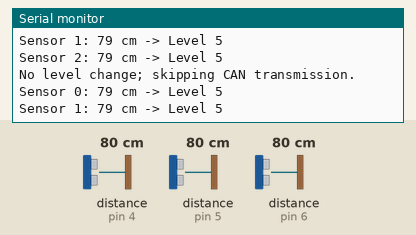
Simulated run of this sketch. Board: Arduino Uno, built with avr-gcc and run on an emulated ATmega328P. Shown: the last lines printed to the serial monitor. Wiring (inferred from the names in the program): 3 × ultrasonic range finder: trigger pin 4, echo pin 4 / trigger pin 5, echo pin 5 / trigger pin 6, echo pin 6. The test bench sets the inputs (shaded band); at power-on: distance to the obstacle (sensors on pin 4, pin 5, pin 6) 80 cm. The echo pulse lasts 58.3 µs per cm.

Above: at 1.2 s.
1.3 s: distance to the obstacle (sensor on pin 4) set to 18 cm
At 1.43 s:
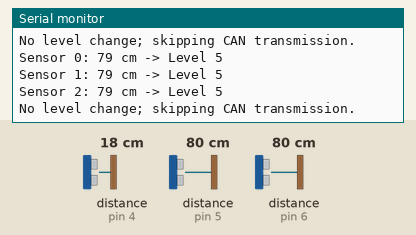
3.1 s: distance to the obstacle (sensor on pin 5) set to 18 cm
At 3.61 s:
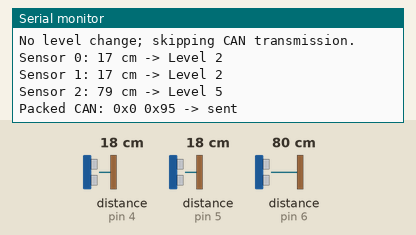
4.9 s: distance to the obstacle (sensor on pin 4) set to 250 cm
At 5.06 s:
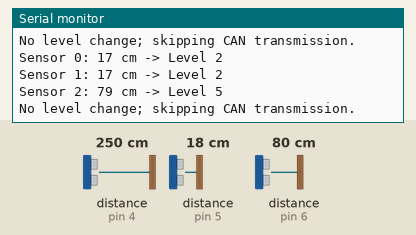
7.9 s: distance to the obstacle (sensor on pin 5) set to 23 cm
At 8.44 s:
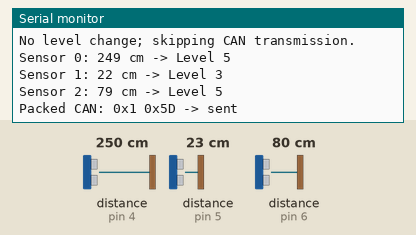
10.9 s: distance to the obstacle (sensor on pin 6) set to 18 cm
At 11.43 s:
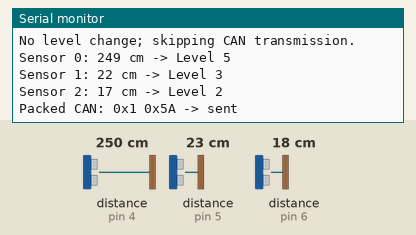
12.7 s: distance to the obstacle (sensor on pin 6) set to 35 cm
At 12.92 s:
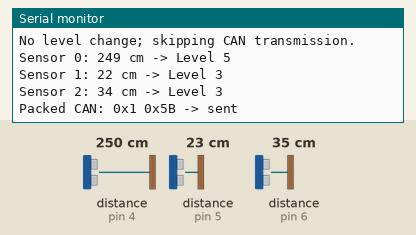
Timing chart, 0 to 15.2 s (numbered marks = the images above; inputs shaded):
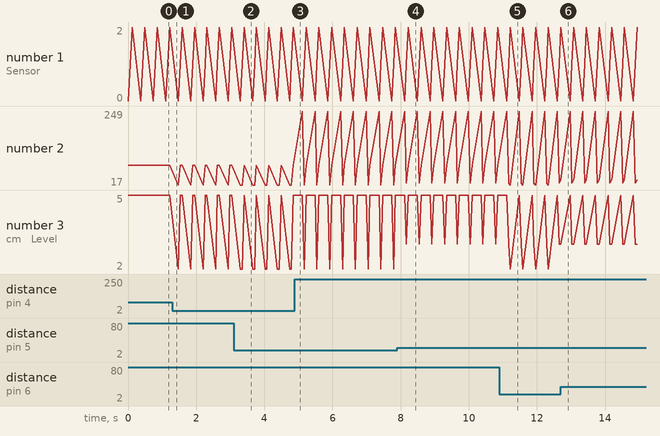

Measured:
- after the input at 3.1 s, the serial monitor: prints a new line after 0.25 s (image 2)
- after the input at 7.9 s, the serial monitor: prints a new line after 0.27 s (image 4)
- after the input at 10.9 s, the serial monitor: prints a new line after 0.32 s (image 5)
- after the input at 12.7 s, the serial monitor: prints a new line at once (image 6)
- plotted number 2: 22 → 34 after the input at 12.7 s

The sketch:

sender.ino
```cpp
/*
 * Project: Reverse Guidance System for Automobiles using CAN Protocol
 * File: sensor.ino
 * Author: Yash Daniel Ingle
 * Description:
 *   Sensor node for a reverse parking assistance system.
 *   Reads three ultrasonic sensors, converts measured distance
 *   into discrete proximity levels, packs the levels into a CAN frame,
 *   and transmits them to the display node.
 */

#include <SPI.h>
#include <mcp2515.h>

// -----------------------------
// Serial / CAN Configuration
// -----------------------------
constexpr uint32_t SERIAL_BAUDRATE = 115200;
constexpr uint8_t CAN_CS_PIN       = 10;
constexpr uint16_t CAN_FRAME_ID    = 0x100;

MCP2515 canController(CAN_CS_PIN);
struct can_frame txFrame;

// -----------------------------
// Sensor Configuration
// Using single-pin HC-SR04 style connection per sensor
// -----------------------------
constexpr uint8_t NUM_SENSORS = 3;
const uint8_t sensorPins[NUM_SENSORS] = {4, 5, 6};

// pulseIn timeout: 30 ms ~ 5 meters
constexpr unsigned long SENSOR_TIMEOUT_US = 30000UL;

// reading delay between sensors
constexpr uint16_t SENSOR_SETTLE_DELAY_MS = 50;
constexpr uint16_t MAIN_LOOP_DELAY_MS     = 200;

// invalid distance marker
constexpr uint16_t INVALID_DISTANCE_CM = 0xFFFF;

// -----------------------------
// Last known proximity levels
// -----------------------------
uint8_t lastLevels[NUM_SENSORS] = {0, 0, 0};

// -----------------------------
// Read ultrasonic distance
// Returns distance in cm or INVALID_DISTANCE_CM if invalid
// -----------------------------
uint16_t readDistanceCm(uint8_t pin) {
  pinMode(pin, OUTPUT);
  digitalWrite(pin, LOW);
  delayMicroseconds(2);

  digitalWrite(pin, HIGH);
  delayMicroseconds(10);
  digitalWrite(pin, LOW);

  pinMode(pin, INPUT);
  unsigned long duration = pulseIn(pin, HIGH, SENSOR_TIMEOUT_US);

  if (duration == 0) {
    return INVALID_DISTANCE_CM;
  }

  float distanceCm = (duration * 0.0343f) / 2.0f;
  return static_cast<uint16_t>(distanceCm);
}

// -----------------------------
// Map distance to proximity level
// 0 = invalid / no data
// 1 = very close
// 5 = far
// -----------------------------
uint8_t distanceToLevel(uint16_t distanceCm) {
  if (distanceCm == INVALID_DISTANCE_CM) return 0;
  if (distanceCm > 50) return 5;
  if (distanceCm > 35) return 4;
  if (distanceCm > 20) return 3;
  if (distanceCm > 10) return 2;
  return 1;
}

// -----------------------------
// Pack 3 levels (3 bits each) into 2 bytes
// [ sensor0(3 bits) | sensor1(3 bits) | sensor2(3 bits) ]
// -----------------------------
uint16_t packLevels(const uint8_t levels[NUM_SENSORS]) {
  return ((levels[0] & 0x07) << 6) |
         ((levels[1] & 0x07) << 3) |
          (levels[2] & 0x07);
}

// -----------------------------
// Check if readings changed
// -----------------------------
bool levelsChanged(const uint8_t currentLevels[NUM_SENSORS],
                   const uint8_t previousLevels[NUM_SENSORS]) {
  for (uint8_t i = 0; i < NUM_SENSORS; ++i) {
    if (currentLevels[i] != previousLevels[i]) {
      return true;
    }
  }
  return false;
}

// -----------------------------
// Copy levels
// -----------------------------
void copyLevels(uint8_t dst[NUM_SENSORS], const uint8_t src[NUM_SENSORS]) {
  for (uint8_t i = 0; i < NUM_SENSORS; ++i) {
    dst[i] = src[i];
  }
}

// -----------------------------
// Send levels over CAN
// -----------------------------
void sendLevelsOverCan(const uint8_t levels[NUM_SENSORS]) {
  uint16_t packed = packLevels(levels);

  txFrame.can_id  = CAN_FRAME_ID;
  txFrame.can_dlc = 2;
  txFrame.data[0] = highByte(packed);
  txFrame.data[1] = lowByte(packed);

  MCP2515::ERROR result = canController.sendMessage(&txFrame);

  Serial.print(F("Packed CAN: 0x"));
  Serial.print(txFrame.data[0], HEX);
  Serial.print(F(" 0x"));
  Serial.print(txFrame.data[1], HEX);
  Serial.print(F(" -> "));

  if (result == MCP2515::ERROR_OK) {
    Serial.println(F("sent"));
  } else {
    Serial.println(F("send failed"));
  }
}

// -----------------------------
// Setup
// -----------------------------
void setup() {
  Serial.begin(SERIAL_BAUDRATE);

  canController.reset();
  canController.setBitrate(CAN_125KBPS);
  canController.setNormalMode();

  for (uint8_t i = 0; i < NUM_SENSORS; ++i) {
    pinMode(sensorPins[i], OUTPUT);
    digitalWrite(sensorPins[i], LOW);
  }

  Serial.println(F("Sensor node initialized."));
}

// -----------------------------
// Main Loop
// -----------------------------
void loop() {
  uint8_t currentLevels[NUM_SENSORS] = {0, 0, 0};

  for (uint8_t i = 0; i < NUM_SENSORS; ++i) {
    uint16_t distanceCm = readDistanceCm(sensorPins[i]);
    currentLevels[i] = distanceToLevel(distanceCm);

    Serial.print(F("Sensor "));
    Serial.print(i);
    Serial.print(F(": "));

    if (distanceCm == INVALID_DISTANCE_CM) {
      Serial.print(F("Invalid"));
    } else {
      Serial.print(distanceCm);
      Serial.print(F(" cm"));
    }

    Serial.print(F(" -> Level "));
    Serial.println(currentLevels[i]);

    delay(SENSOR_SETTLE_DELAY_MS);
  }

  if (levelsChanged(currentLevels, lastLevels)) {
    sendLevelsOverCan(currentLevels);
    copyLevels(lastLevels, currentLevels);
  } else {
    Serial.println(F("No level change; skipping CAN transmission."));
  }

  delay(MAIN_LOOP_DELAY_MS);
}
```
